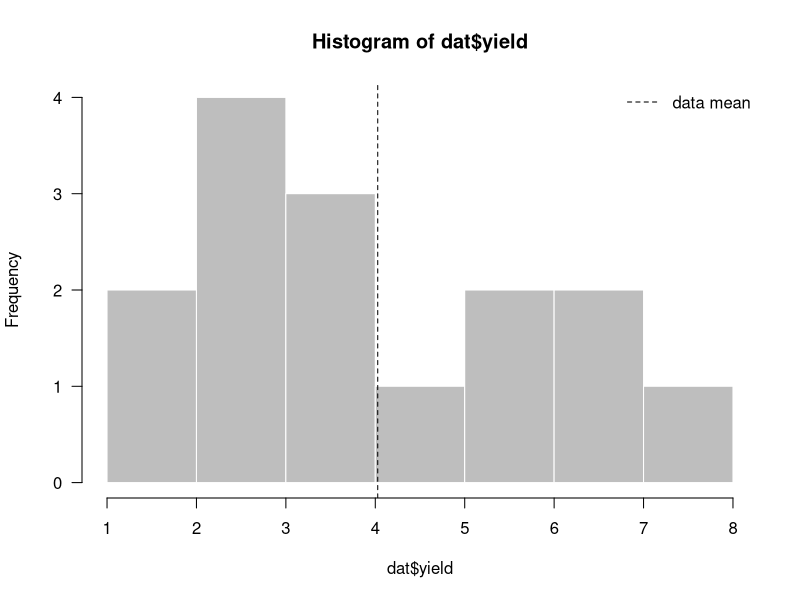
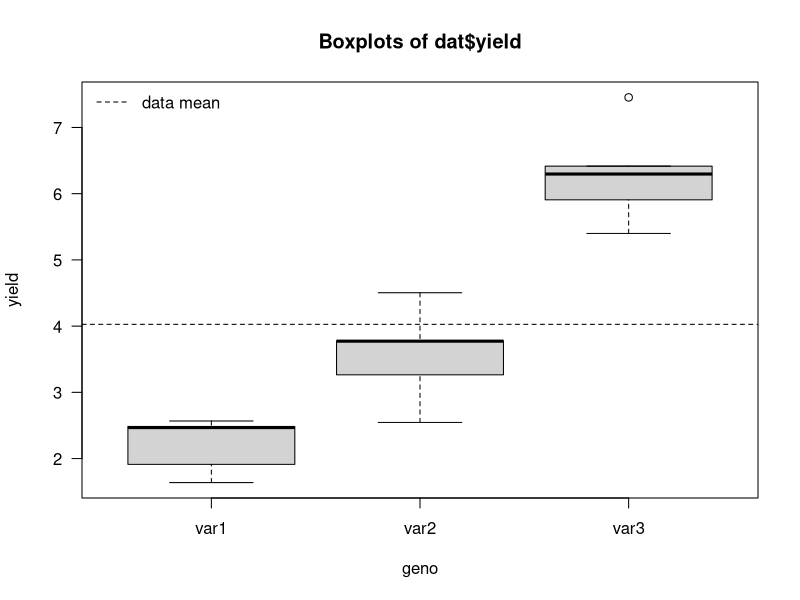
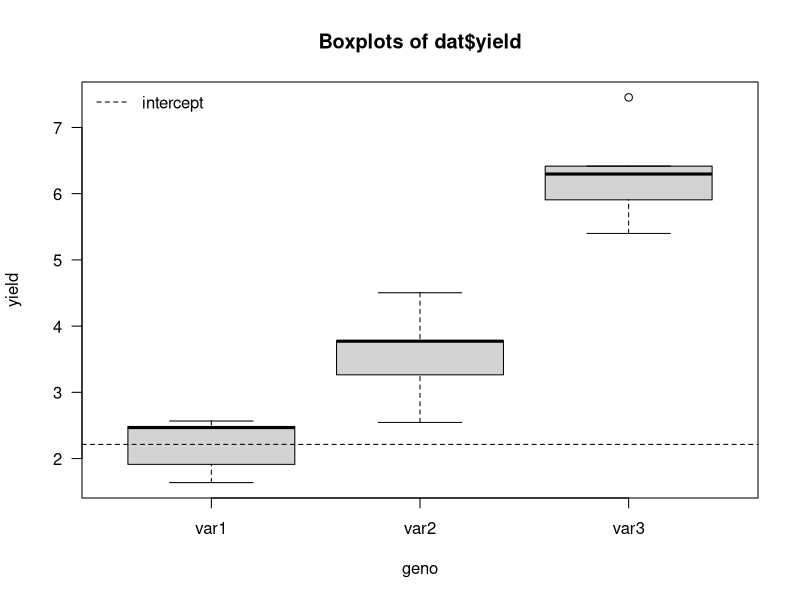
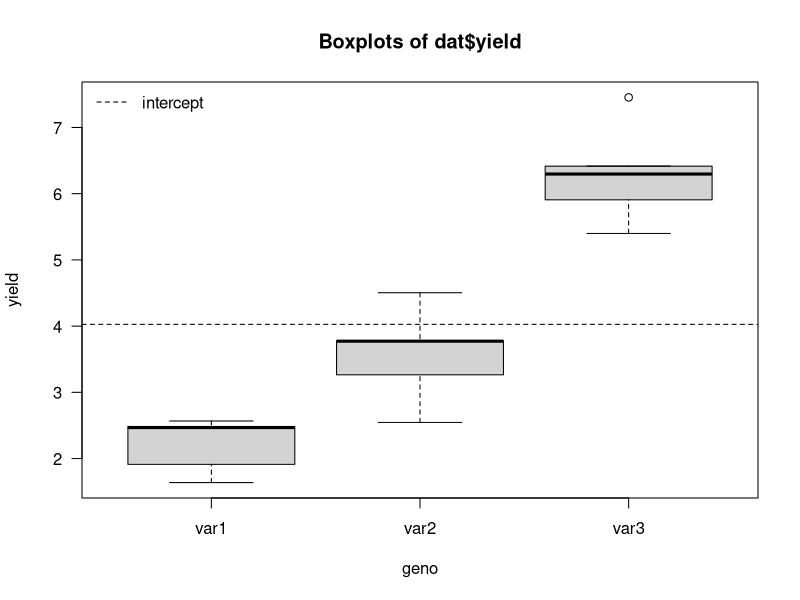

These figures' R source, in order:
## ---- chunk 1
G <- 3 # number of genotypes
R <- 5 # number of replicates per genotype
## ---- chunk 2
(lev.genos <- paste0("var", 1:G))
(lev.reps <- LETTERS[1:R])
dat <- data.frame(geno=rep(lev.genos, each=R),
                  rep=rep(lev.reps, G),
                  yield=NA,
                  stringsAsFactors=FALSE)
dat
## ---- chunk 3
set.seed(12345) # to make the simulation reproducible
N <- nrow(dat) # total number of observations
stopifnot(G == 3)
(true.geno.means <- setNames(c(2, 4, 6), lev.genos))
(true.mean <- mean(true.geno.means))
for(i in 1:N){
  true.geno.mean <- true.geno.means[dat$geno[i]]
  dat$yield[i] <- true.geno.mean
}
sd.error <- 0.8
epsilons <- rnorm(n=N, mean=0, sd=sd.error)
dat$yield <- dat$yield + epsilons
dat$geno <- as.factor(dat$geno)
dat$rep <- as.factor(dat$rep)
## ---- chunk 4
str(dat)
mean(dat$yield)
(geno.means <- tapply(dat$yield, dat$geno, mean))
## ---- chunk 5
hist(dat$yield, col="grey", border="white", las=1)
abline(v=mean(dat$yield), lty=2)
legend("topright", legend="data mean", lty=2, bty="n")
## ---- chunk 6
boxplot(yield ~ geno, data=dat, las=1, varwidth=TRUE,
        main="Boxplots of dat$yield")
abline(h=mean(dat$yield), lty=2)
legend("topleft", legend="data mean", lty=2, bty="n")
## ---- chunk 7
## example with G=3 genotypes and R=2 reps
y <- dat$yield[dat$rep %in% c("A","B")]
(X_1 <- matrix(c(1,0,0,
                 1,0,0,
                 0,1,0,
                 0,1,0,
                 0,0,1,
                 0,0,1),
               nrow=6, ncol=3, byrow=TRUE))
tXX_1 <- t(X_1) %*% X_1
inv_tXX_1 <- solve(tXX_1)
(m.hat <- inv_tXX_1 %*% t(X_1) %*% y)
(epsilons.hat <- y - X_1 %*% m.hat)
mean(epsilons.hat)
## ---- chunk 8
## example with G=3 genotypes and R=2 reps
y <- dat$yield[dat$rep %in% c("A","B")]
(X_2 <- matrix(c(1,1,0,0,
                 1,1,0,0,
                 1,0,1,0,
                 1,0,1,0,
                 1,0,0,1,
                 1,0,0,1),
               nrow=6, ncol=3+1, byrow=TRUE))
kappa(X_2) # the higher, the more singular X is
tXX_2 <- t(X_2) %*% X_2
eigen(tXX_2)$values # the matrix is singular if at least one eigenvalue is zero
try(inv_tXX_2 <- solve(tXX_2))
## ---- chunk 9
getOption("contrasts")
contrasts(dat$geno)
(Bstar <- contr.treatment(levels(dat$geno)))
## ---- chunk 10
(B <- cbind(intercept=1, Bstar))
(C <- solve(B))
## ---- chunk 11
fit.ct <- lm(yield ~ geno, data=dat, contrasts=list(geno="contr.treatment"))
summary(fit.ct)
(alpha.hat <- coef(fit.ct))
## ---- chunk 12
alpha.hat[1]
geno.means[1]
## ---- chunk 13
alpha.hat[2]
geno.means[2] - geno.means[1]
geno.means %*% C[,2,drop=FALSE]
## ---- chunk 14
alpha.hat[3]
geno.means[3] - geno.means[1]
geno.means %*% C[,3,drop=FALSE]
## ---- chunk 15
alpha.hat
C %*% geno.means
## ---- chunk 16
boxplot(yield ~ geno, data=dat, las=1, varwidth=TRUE,
        main="Boxplots of dat$yield")
abline(h=alpha.hat[1], lty=2)
legend("topleft", legend="intercept", lty=2, bty="n")
## ---- chunk 17
geno.means
B %*% alpha.hat
## ---- chunk 18
options(contrasts=c("contr.sum", "contr.poly"))
getOption("contrasts")
contrasts(dat$geno)
(Bstar <- contr.sum(levels(dat$geno)))
## ---- chunk 19
(B <- cbind(intercept=1, Bstar))
(C <- solve(B))
## ---- chunk 20
fit.cs <- lm(yield ~ geno, data=dat, contrasts=list(geno="contr.sum"))
summary(fit.cs)
(alpha.hat <- coef(fit.cs))
## ---- chunk 21
alpha.hat[1]
mean(geno.means)
## ---- chunk 22
alpha.hat[2]
geno.means[1] - mean(geno.means)
## ---- chunk 23
alpha.hat[3]
geno.means[2] - mean(geno.means)
## ---- chunk 24
alpha.hat
C %*% geno.means
## ---- chunk 25
boxplot(yield ~ geno, data=dat, las=1, varwidth=TRUE,
        main="Boxplots of dat$yield")
abline(h=alpha.hat[1], lty=2)
legend("topleft", legend="intercept", lty=2, bty="n")
## ---- chunk 26
geno.means
B %*% alpha.hat
## ---- chunk 27
print(sessionInfo(), locale=FALSE)
